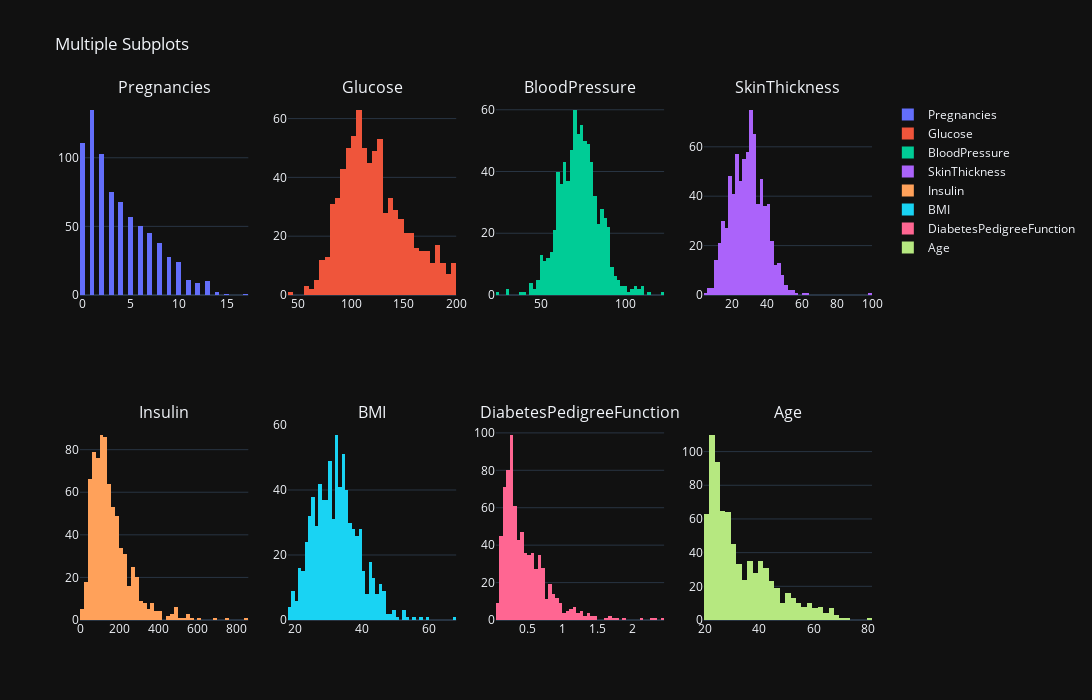

The notebook cell saved with this chart:
### Code cell
X = df2.drop("Outcome",axis=1)
df_columns = list(X.keys())
titles = [col for col in df_columns]

fig = make_subplots(rows=2, cols=4, subplot_titles=titles)

for i, col in enumerate(df_columns):
    row = i // 4 + 1
    col_idx =  i % 4 + 1
    fig.add_trace(go.Histogram(x=df2[col], name=titles[i],nbinsx=50), row=row, col=col_idx)

fig.update_layout(height=700, width=1400, title_text="Multiple Subplots", template="plotly_dark")
fig.show()

### Figure 1 — Plotly figure (JSON) as saved in the notebook; plotly's stock layout.template omitted (floating-point values rounded to 4 significant figures; data arrays with more than 128 entries replaced by an {"elided": "..."} marker saying what was removed)
{"data": [{"name": "Pregnancies", "nbinsx": 50, "type": "histogram", "x": {"elided": "768 int values"}, "xaxis": "x", "yaxis": "y"}, {"name": "Glucose", "nbinsx": 50, "type": "histogram", "x": {"elided": "768 float values"}, "xaxis": "x2", "yaxis": "y2"}, {"name": "BloodPressure", "nbinsx": 50, "type": "histogram", "x": {"elided": "768 float values"}, "xaxis": "x3", "yaxis": "y3"}, {"name": "SkinThickness", "nbinsx": 50, "type": "histogram", "x": {"elided": "768 float values"}, "xaxis": "x4", "yaxis": "y4"}, {"name": "Insulin", "nbinsx": 50, "type": "histogram", "x": {"elided": "768 float values"}, "xaxis": "x5", "yaxis": "y5"}, {"name": "BMI", "nbinsx": 50, "type": "histogram", "x": {"elided": "768 float values"}, "xaxis": "x6", "yaxis": "y6"}, {"name": "DiabetesPedigreeFunction", "nbinsx": 50, "type": "histogram", "x": {"elided": "768 float values"}, "xaxis": "x7", "yaxis": "y7"}, {"name": "Age", "nbinsx": 50, "type": "histogram", "x": {"elided": "768 int values"}, "xaxis": "x8", "yaxis": "y8"}], "layout": {"annotations": [{"font": {"size": 16}, "showarrow": false, "text": "Pregnancies", "x": 0.1062, "xanchor": "center", "xref": "paper", "y": 1, "yanchor": "bottom", "yref": "paper"}, {"font": {"size": 16}, "showarrow": false, "text": "Glucose", "x": 0.3688, "xanchor": "center", "xref": "paper", "y": 1, "yanchor": "bottom", "yref": "paper"}, {"font": {"size": 16}, "showarrow": false, "text": "BloodPressure", "x": 0.6313, "xanchor": "center", "xref": "paper", "y": 1, "yanchor": "bottom", "yref": "paper"}, {"font": {"size": 16}, "showarrow": false, "text": "SkinThickness", "x": 0.8938, "xanchor": "center", "xref": "paper", "y": 1, "yanchor": "bottom", "yref": "paper"}, {"font": {"size": 16}, "showarrow": false, "text": "Insulin", "x": 0.1062, "xanchor": "center", "xref": "paper", "y": 0.375, "yanchor": "bottom", "yref": "paper"}, {"font": {"size": 16}, "showarrow": false, "text": "BMI", "x": 0.3688, "xanchor": "center", "xref": "paper", "y": 0.375, "yanchor": "bottom", "yref": "paper"}, {"font": {"size": 16}, "showarrow": false, "text": "DiabetesPedigreeFunction", "x": 0.6313, "xanchor": "center", "xref": "paper", "y": 0.375, "yanchor": "bottom", "yref": "paper"}, {"font": {"size": 16}, "showarrow": false, "text": "Age", "x": 0.8938, "xanchor": "center", "xref": "paper", "y": 0.375, "yanchor": "bottom", "yref": "paper"}], "height": 700, "title": {"text": "Multiple Subplots"}, "width": 1400, "xaxis": {"anchor": "y", "domain": [0, 0.2125]}, "xaxis2": {"anchor": "y2", "domain": [0.2625, 0.475]}, "xaxis3": {"anchor": "y3", "domain": [0.525, 0.7375]}, "xaxis4": {"anchor": "y4", "domain": [0.7875, 1]}, "xaxis5": {"anchor": "y5", "domain": [0, 0.2125]}, "xaxis6": {"anchor": "y6", "domain": [0.2625, 0.475]}, "xaxis7": {"anchor": "y7", "domain": [0.525, 0.7375]}, "xaxis8": {"anchor": "y8", "domain": [0.7875, 1]}, "yaxis": {"anchor": "x", "domain": [0.625, 1]}, "yaxis2": {"anchor": "x2", "domain": [0.625, 1]}, "yaxis3": {"anchor": "x3", "domain": [0.625, 1]}, "yaxis4": {"anchor": "x4", "domain": [0.625, 1]}, "yaxis5": {"anchor": "x5", "domain": [0, 0.375]}, "yaxis6": {"anchor": "x6", "domain": [0, 0.375]}, "yaxis7": {"anchor": "x7", "domain": [0, 0.375]}, "yaxis8": {"anchor": "x8", "domain": [0, 0.375]}}}
